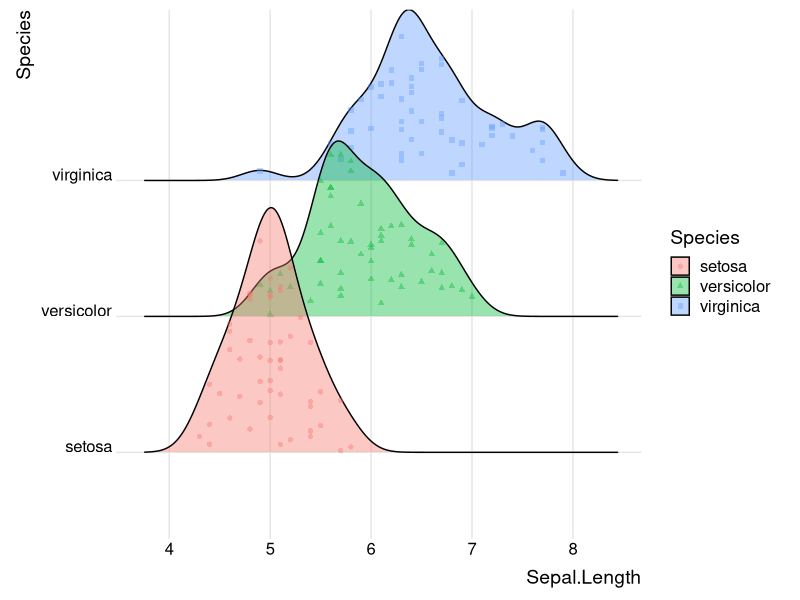
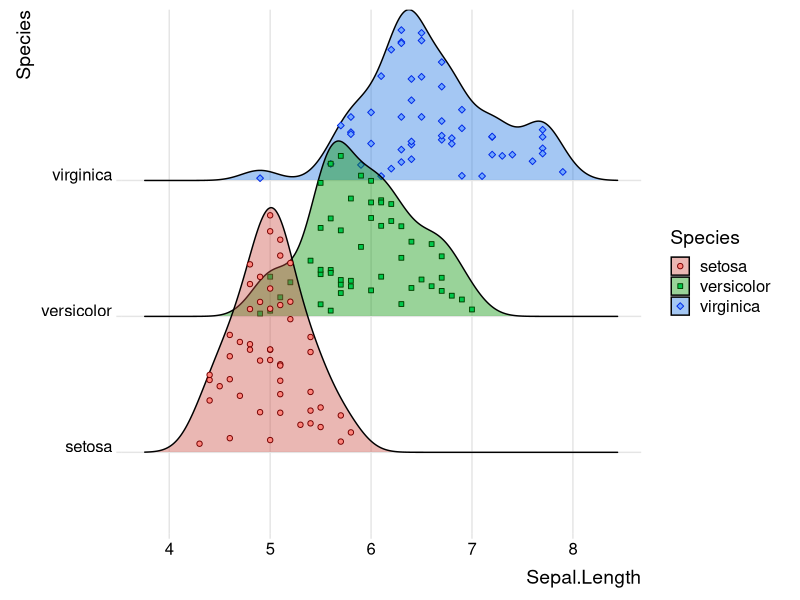

Reproduce these figures in R, in order.
library(ggridges)


### Name: scale_point
### Title: Scales for point aesthetics
### Aliases: scale_point_shape scale_point_size_continuous
###   scale_point_colour_hue scale_point_color_hue scale_point_fill_hue
###   scale_point_colour_gradient scale_point_color_gradient
###   scale_point_fill_gradient scale_point_shape_discrete
###   scale_point_color_discrete scale_point_colour_discrete
###   scale_point_fill_discrete scale_point_color_continuous
###   scale_point_colour_continuous scale_point_fill_continuous

### ** Examples

library(ggplot2)

# default scales
ggplot(iris, aes(x=Sepal.Length, y=Species, fill = Species)) +
  geom_density_ridges(
    aes(
      point_color = Species, point_fill = Species,
      point_shape = Species
    ),
    alpha = .4, jittered_points = TRUE
  ) +
  theme_ridges()

# modified scales
ggplot(iris, aes(x=Sepal.Length, y=Species, fill = Species)) +
  geom_density_ridges(
    aes(
      point_color = Species, point_fill = Species,
      point_shape = Species
    ),
    alpha = .4, point_alpha = 1,
    jittered_points = TRUE
  ) +
  scale_fill_hue(l = 50) +
  scale_point_color_hue(l = 20) +
  scale_point_fill_hue(l = 70) +
  scale_discrete_manual("point_shape", values = c(21, 22, 23)) +
  theme_ridges()
